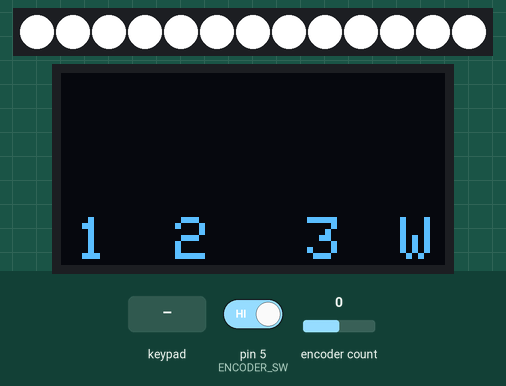
This sketch was run on a simulated Arduino Leonardo, built with avr-gcc and run on an emulated ATmega32U4. Shown: 13 RGB LEDs in strip order, left to right, 128×64 one-colour display. The test bench sets the inputs (shaded band); at power-on: pin 5 (ENCODER_SW) HIGH, encoder count 0. The OLED is the two-colour kind (top 16 rows yellow); USB keyboard and mouse output is not drawn.

Above: at 2.5 s.
2.6 s: key 'A' pressed
At 3.2 s:
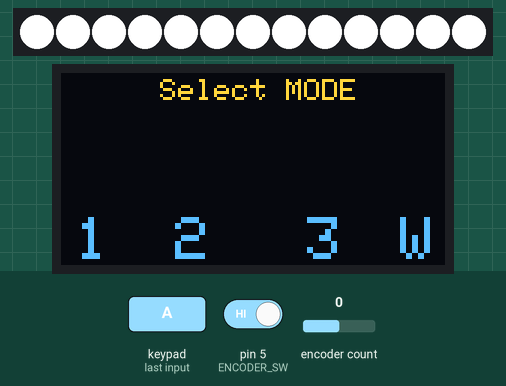
4.1 s: key 'B' pressed
5.6 s: keypad keys 1 2 3 A pressed 0.4 s apart
At 7.5 s:
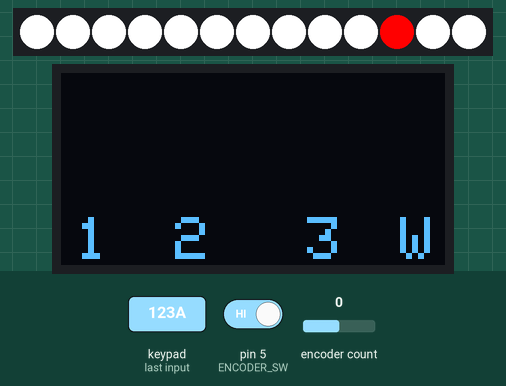
Timing chart, 0 to 9.0 s (numbered marks = the images above; inputs shaded):
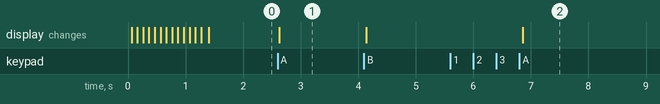

The sketch:

CODEmacroTriggerV3.ino
```cpp
//Libraries
#include <Adafruit_NeoPixel.h>
#include <Keypad.h>
#include <Encoder.h>
#include <Wire.h>
#include <Adafruit_GFX.h>
#include <Adafruit_SSD1306.h>
#include <HID-Project.h>
#include <HID-Settings.h>
#include <EEPROM.h>

//NeoPixel Setup
#define LED_PIN A3
#define LED_COUNT 13
Adafruit_NeoPixel strip(LED_COUNT, LED_PIN, NEO_GRB + NEO_KHZ800);

//OLED Display Setup
#define SCREEN_WIDTH 128
#define SCREEN_HEIGHT 64
#define OLED_RESET -1
Adafruit_SSD1306 display(SCREEN_WIDTH, SCREEN_HEIGHT, &Wire, OLED_RESET);

//Keypad Setup
const byte ROWS = 4;
const byte COLS = 3;
char hexaKeys[ROWS][COLS] = {
  { '1', '2', 'A' },
  { '3', '4', 'B' },
  { '5', '6', 'C' },
  { '7', '8', 'D' }
};
byte rowPins[ROWS] = { 15, 14, 16, 10 };
byte colPins[COLS] = { A2, A1, A0 };
Keypad customKeypad = Keypad(makeKeymap(hexaKeys), rowPins, colPins, ROWS, COLS);

//Encoder Setup
#define ENCODER_CLK 7
#define ENCODER_DT 6
#define ENCODER_SW 5
Encoder myEnc(ENCODER_CLK, ENCODER_DT);
long lastPosition = 0;
bool lastButtonState = HIGH;

//Timers
unsigned long lastKeyCheck = 0;
const unsigned long keyCheckInterval = 50;
unsigned long lastBPressTime = 0;
int bPressCount = 0;
const unsigned long doublePressInterval = 500;

// Button B Toggle Logic
bool bToggleState = false;
const int BUTTON_B_LED = 10;

unsigned long lastMPressTime = 0;
int mPressCount = 0;

unsigned long lastLEDUpdateTime[3] = { 0, 0, 0 };
const unsigned long LEDUpdateInterval = 100;

//Saved variables
unsigned long mode = 1;
int ledA = 5;
int menu = 0;
int LED = 2;
bool mute = false;
bool enableL = false;
bool enable = true;
bool Light = true;
String function = "";
int bright = 100;

char preset1 = '1'; String pre1 = "Mode 1";
char preset2 = '2'; String pre2 = "Mode 2";
char preset3 = '3'; String pre3 = "Mode 3";
char preset4 = 'W'; String pre4 = "Windows M";

unsigned long currentMillis = millis();

void setup() {
  // --- NOUZOVÝ REŽIM PRO NAHRÁVÁNÍ KÓDU ---
  // Pokud držíš zmáčknuté tlačítko enkodéru při zapojení do USB,
  // macropad svítí oranžově a zastaví se, aby šlo normálně nahrávat.
  pinMode(ENCODER_SW, INPUT_PULLUP);
  if (digitalRead(ENCODER_SW) == LOW) {
    strip.begin();
    strip.setBrightness(50);
    for (int i = 0; i < LED_COUNT; i++) {
      strip.setPixelColor(i, strip.Color(255, 100, 0)); // Oranžová
    }
    strip.show();
    while (true) {
      // Nekonečná smyčka - procesor drží prázdnou USB linku připravenou pro flash.
    }
  }
  // --- KONEC NOUZOVÉHO REŽIMU ---

  Serial.begin(9600);
  strip.begin();
  EEPROM.get(10, bright);
  strip.setBrightness(bright);
  strip.show();
  display.begin(SSD1306_SWITCHCAPVCC, 0x3C);
  BootKeyboard.begin();
  Consumer.begin();

  //Startup animation Display
  display.clearDisplay();
  display.setTextColor(1);
  display.setTextSize(2);
  display.setCursor(35, 8);
  display.print("macro");
  display.setCursor(23, 28);
  display.print("Trigger");
  display.setTextSize(1);
  display.setCursor(16, 54);
  display.print("By: Jendys & KNC");
  display.display();

  //LEDs Startup
  for (int i = 0; i < LED_COUNT; i++) {
    strip.setPixelColor(i, strip.Color(255, 0, 0));
    strip.show();
    delay(100);
  }
  EEPROM.get(0, mode);
  EEPROM.get(5, LED);
}

void loop() {
  currentMillis = millis();

  //Check keypad at interval
  if (currentMillis - lastKeyCheck >= keyCheckInterval) {
    lastKeyCheck = currentMillis;
    char key = customKeypad.getKey();
    if (key) {
      keyPress(key);
    }
  }

  // Handle Encoder Rotation
  long newPosition = myEnc.read() / 4;
  long encDiff = newPosition - lastPosition;

  switch (menu) {
    case 0: {
      // Volume Control
      if (encDiff > 0) Consumer.write(MEDIA_VOLUME_UP);
      else if (encDiff < 0) Consumer.write(MEDIA_VOLUME_DOWN);

      // Play / Pause
      bool buttonState = digitalRead(ENCODER_SW);
      if (buttonState == LOW && lastButtonState == HIGH) {
        Consumer.write(MEDIA_PLAY_PAUSE);
        delay(200);
      }
      lastButtonState = buttonState;

      enable = false;
      enableL = false;

      if (currentMillis - lastLEDUpdateTime[0] >= LEDUpdateInterval) {
        lastLEDUpdateTime[0] = currentMillis;
        setColor(LED);
        display.clearDisplay();
        display.setTextColor(1);
        display.setTextSize(1);
        display.setTextWrap(false);
        display.setCursor(6, 17);
        display.print(function);
        setDisplay(mode);
      }
      break;
    }
    case 1: {
      // Mode Selection
      if (encDiff > 0) mode = min(mode + 1, 4UL);
      else if (encDiff < 0) mode = max(mode - 1, 1UL);

      if (encDiff != 0) EEPROM.put(0, mode);

      enable = true;
      enableL = false;

      if (currentMillis - lastLEDUpdateTime[1] >= LEDUpdateInterval) {
        lastLEDUpdateTime[1] = currentMillis;
        setColor(LED);
        display.clearDisplay();
        display.setTextSize(1);
        display.setTextWrap(false);
        display.setCursor(33, 2);
        display.print("Select MODE");
        setDisplay(mode);
      }
      break;
    }
    case 2: {
      // Brightness Control
      if (encDiff > 0) bright = min(bright + 10, 250);
      else if (encDiff < 0) bright = max(bright - 10, 0);
      if (encDiff != 0) {
        strip.setBrightness(bright);
        EEPROM.put(10, bright);
      }

      enable = false;
      enableL = true;

      if (currentMillis - lastLEDUpdateTime[2] >= LEDUpdateInterval) {
        lastLEDUpdateTime[2] = currentMillis;
        setColor(LED);
        display.clearDisplay();
        display.setTextSize(1);
        display.setTextWrap(false);
        display.setCursor(33, 32);
        display.print("LED Editor");
        display.display();

        if (LED >= 9) LED = 2;
        else if (LED <= 1) LED = 8;
      }
      break;
    }
  }

  if (encDiff != 0) {
    lastPosition = newPosition;
  }
}

void setColor(int LED) {
  uint32_t c1 = strip.Color(255, 255, 255);
  uint32_t c2;
  switch (LED) {
    case 2: c2 = strip.Color(255, 255, 255); break;
    case 3: c2 = strip.Color(255, 0, 0); break;
    case 4: c2 = strip.Color(255, 255, 0); break;
    case 5: c2 = strip.Color(0, 255, 0); break;
    case 6: c2 = strip.Color(0, 255, 255); break;
    case 7: c2 = strip.Color(0, 0, 255); break;
    case 8: c2 = strip.Color(255, 0, 255); break;
    default: c2 = strip.Color(255, 255, 255); break;
  }

  for (int i = 0; i < LED_COUNT; i++) {
    strip.setPixelColor(i, c1);
    if (i >= 5) {
      strip.setPixelColor(i - 5, c2);
    }
  }

  if (bToggleState) {
    strip.setPixelColor(BUTTON_B_LED, strip.Color(255, 0, 0));
  } else {
    strip.setPixelColor(BUTTON_B_LED, strip.Color(255, 255, 255));
  }

  strip.show();
}

void setDisplay(int mode) {
  if (enable == true) {
    display.setTextColor(1);
    display.setCursor(4, 20);
    if (mode == 1) display.print(pre1);
    else if (mode == 2) display.print(pre2);
    else if (mode == 3) display.print(pre3);
    else if (mode == 4) display.print(pre4);
  }

  display.setTextSize(mode == 1 ? 3 : 2);
  display.setCursor(mode == 1 ? 8 : 5, mode == 1 ? 41 : 48);
  display.println(preset1);

  display.setTextSize(mode == 2 ? 3 : 2);
  display.setCursor(mode == 2 ? 41 : (mode == 1 ? 47 : 38), mode == 2 ? 39 : 48);
  display.println(preset2);

  display.setTextSize(mode == 3 ? 3 : 2);
  display.setCursor(mode == 3 ? 73 : (mode == 4 ? 71 : 82), mode == 3 ? 39 : 48);
  display.println(preset3);

  display.setTextSize(mode == 4 ? 3 : 2);
  display.setCursor(mode == 4 ? 105 : 113, mode == 4 ? 39 : 48);
  display.println(preset4);

  display.display();
  strip.show();
}

void handleControlKeys(char key) {
  switch (key) {
    case 'A': {
      unsigned long gg = millis();
      if (gg - lastMPressTime < doublePressInterval) mPressCount++;
      else mPressCount = 1;
      lastMPressTime = gg;
      if (mPressCount == 1 && menu == 0) {
        menu = 1;
        EEPROM.get(0, mode);
      } else if (mPressCount == 2 && menu == 1) {
        menu = 2;
        mPressCount = 0;
      } else if (menu >= 1) {
        menu = 0;
        EEPROM.get(0, mode);
      }
      break;
    }
    case 'B': {
      unsigned long now = millis();
      if (now - lastBPressTime < doublePressInterval) bPressCount++;
      else bPressCount = 1;
      lastBPressTime = now;
      if (bPressCount == 1) {
        BootKeyboard.press(KEY_F13);
        delay(10);
        BootKeyboard.release(KEY_F13);
        bToggleState = !bToggleState;
      } else if (bPressCount == 2) {
        BootKeyboard.press(KEY_F14);
        delay(10);
        BootKeyboard.release(KEY_F14);
        bPressCount = 0;
      }
      break;
    }
    case 'C': {
      if (enableL) {
        LED = LED + 1;
        EEPROM.put(5, LED);
      } else {
        Consumer.write(MEDIA_NEXT);
      }
      break;
    }
    case 'D': {
      if (enableL) {
        LED = LED - 1;
        EEPROM.put(5, LED);
      } else {
        Consumer.write(MEDIA_PREVIOUS);
      }
      break;
    }
  }
}

void keyPress(char key) {
  if (key == 'A' || key == 'B' || key == 'C' || key == 'D') {
    handleControlKeys(key);
    return;
  }

  int keyNum = key - '1';
  if (keyNum >= 0 && keyNum <= 7) {

    // 1. APPLY MODIFIERS BASED ON MODE
    if (mode == 2) {
      BootKeyboard.press(KEY_LEFT_CTRL);
    } else if (mode == 3) {
      BootKeyboard.press(KEY_LEFT_CTRL);
      BootKeyboard.press(KEY_LEFT_ALT);
    } else if (mode == 4) {
      switch (key) {
        case '1': // Ukaž Plochu (Win + D)
        case '3': // Historie schránky (Win + V)
        case '6': // Zámek PC (Win + L)
          BootKeyboard.press(KEY_LEFT_GUI);
          break;
        case '2': // Trvalé smazání (Shift + Delete)
          BootKeyboard.press(KEY_LEFT_SHIFT);
          break;
        case '4': // Správce úloh (Ctrl + Shift + Esc)
          BootKeyboard.press(KEY_LEFT_CTRL);
          BootKeyboard.press(KEY_LEFT_SHIFT);
          break;
        case '5': // Zavřít okno (Alt + F4)
          BootKeyboard.press(KEY_LEFT_ALT);
          break;
        case '7': // Přepnutí plochy vlevo (Ctrl + Win)
        case '8': // Přepnutí plochy vpravo (Ctrl + Win)
          BootKeyboard.press(KEY_LEFT_CTRL);
          BootKeyboard.press(KEY_LEFT_GUI);
          break;
      }
    }

    // 2. APPLY BASE KEYS
    KeyboardKeycode fKeys[] = {KEY_F15, KEY_F16, KEY_F17, KEY_F18, KEY_F19, KEY_F20, KEY_F21, KEY_F22};

    if (mode == 1 || mode == 2 || mode == 3) {
      BootKeyboard.press(fKeys[keyNum]);
      function = "Function " + String(key);
    } else if (mode == 4) {
      switch (key) {
        case '1': BootKeyboard.press(KEY_D); function = "Show Desktop"; break; // Win + D
        case '2': BootKeyboard.press(KEY_DELETE); function = "Hard Delete"; break; // Shift + Del
        case '3': BootKeyboard.press(KEY_V); function = "Clipboard"; break; // Win + V
        case '4': BootKeyboard.press(KEY_ESC); function = "Task Mgr"; break; // Ctrl + Shift + Esc
        case '5': BootKeyboard.press(KEY_F4); function = "Close Window"; break; // Alt + F4
        case '6': BootKeyboard.press(KEY_L); function = "Lock PC"; break; // Win + L
        case '7': BootKeyboard.press(KEY_LEFT_ARROW); function = "Desk Left"; break; // Ctrl + Win + vlevo
        case '8': BootKeyboard.press(KEY_RIGHT_ARROW); function = "Desk Right"; break; // Ctrl + Win + vpravo
      }
    }

    // 3. RELEASE
    delay(20);
    BootKeyboard.releaseAll();
  }
}
```

Measured:
- after the input at 2.6 s, the display: changes at once (image 1)
- after the input at 5.6 s, the display: changes after 1.3 s (image 2)
